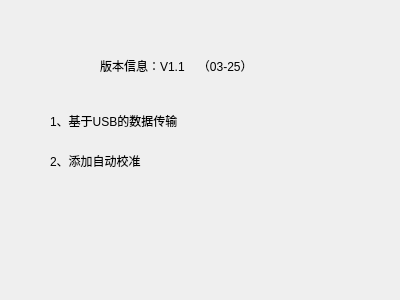
<?xml version="1.0" encoding="UTF-8"?>
<ui version="4.0">
 <class>aboutDialog</class>
 <widget class="QDialog" name="aboutDialog">
  <property name="geometry">
   <rect>
    <x>0</x>
    <y>0</y>
    <width>400</width>
    <height>300</height>
   </rect>
  </property>
  <property name="windowTitle">
   <string>版本信息</string>
  </property>
  <property name="windowIcon">
   <iconset resource="imgsource.qrc">
    <normaloff>:/new/prefix1/images/dbViewportSymbol.png</normaloff>:/new/prefix1/images/dbViewportSymbol.png</iconset>
  </property>
  <widget class="QLabel" name="label">
   <property name="geometry">
    <rect>
     <x>100</x>
     <y>50</y>
     <width>211</width>
     <height>31</height>
    </rect>
   </property>
   <property name="styleSheet">
    <string notr="true">font: 14pt &quot;Agency FB&quot;;</string>
   </property>
   <property name="text">
    <string>版本信息：V1.1    （03-25）</string>
   </property>
  </widget>
  <widget class="QLabel" name="label_2">
   <property name="geometry">
    <rect>
     <x>50</x>
     <y>100</y>
     <width>261</width>
     <height>41</height>
    </rect>
   </property>
   <property name="text">
    <string>1、基于USB的数据传输</string>
   </property>
  </widget>
  <widget class="QLabel" name="label_3">
   <property name="geometry">
    <rect>
     <x>50</x>
     <y>140</y>
     <width>261</width>
     <height>41</height>
    </rect>
   </property>
   <property name="text">
    <string>2、添加自动校准</string>
   </property>
  </widget>
 </widget>
 <resources>
  <include location="imgsource.qrc"/>
 </resources>
 <connections/>
</ui>
